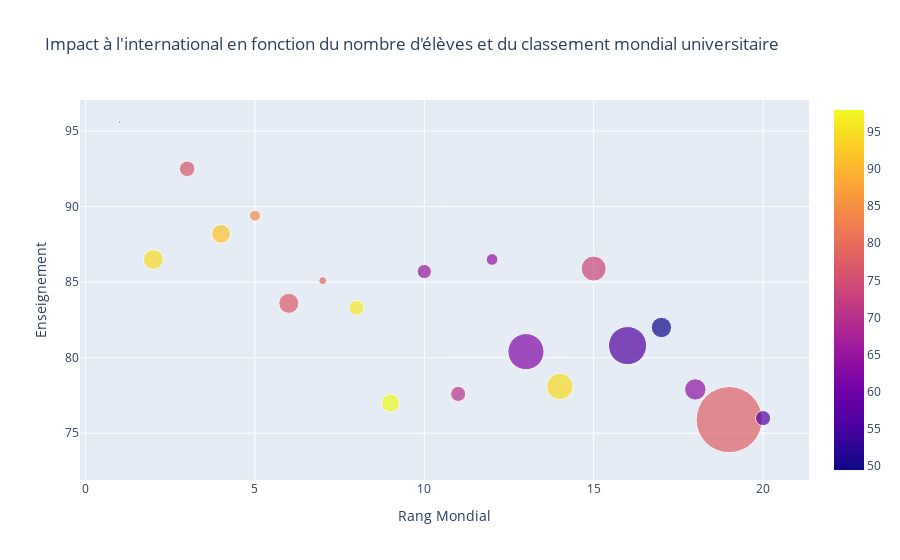

The cell this chart's notebook holds for it:
### Code cell
# Préparation des données
# Préparation des données
df2016 = timesData[timesData.year == 2016].iloc[:20,:]
num_students_size  = [float(each.replace(',', '.')) for each in df2016.num_students]
international_color = [float(each) for each in df2016.international]
data = [
    {
        'y': df2016.teaching,
        'x': df2016.world_rank,        
        'mode': 'markers',
        'marker': {
            'color': international_color,
            'size': num_students_size,
            'showscale': True 
        },
        "text" :  df2016.university_name       
    }
]


layout = dict(title = "Impact à l'international en fonction du nombre d'élèves et du classement mondial universitaire" ,
              xaxis = dict(title = 'Rang Mondial',ticklen = 5,zeroline = False),
              yaxis = dict(title = 'Enseignement',ticklen= 5,zeroline = False),
             )
            

fig = go.Figure(data = data, layout = layout)
iplot(fig)

### Figure 1 — Plotly figure (JSON) as saved in the notebook; plotly's stock layout.template omitted (floating-point values rounded to 4 significant figures)
{"data": [{"marker": {"color": [64, 94.4, 76.3, 91.5, 84, 77.2, 78.5, 96, 97.9, 65, 70, 64.3, 61.9, 94.4, 73.5, 56.4, 49.5, 63.9, 77.8, 56.5], "showscale": true, "size": [2.243, 19.92, 15.6, 18.81, 11.07, 20.15, 7.929, 15.06, 18.18, 14.22, 15.13, 11.75, 36.19, 26.61, 25.05, 38.21, 20.38, 21.42, 66.2, 15.17]}, "mode": "markers", "text": ["California Institute of Technology", "University of Oxford", "Stanford University", "University of Cambridge", "Massachusetts Institute of Technology", "Harvard University", "Princeton University", "Imperial College London", "ETH Zurich – Swiss Federal Institute of Technology Zurich", "University of Chicago", "Johns Hopkins University", "Yale University", "University of California, Berkeley", "University College London", "Columbia University", "University of California, Los Angeles", "University of Pennsylvania", "Cornell University", "University of Toronto", "Duke University"], "type": "scatter", "x": ["1", "2", "3", "4", "5", "6", "7", "8", "9", "10", "11", "12", "13", "14", "15", "16", "17", "18", "19", "20"], "y": [95.6, 86.5, 92.5, 88.2, 89.4, 83.6, 85.1, 83.3, 77, 85.7, 77.6, 86.5, 80.4, 78.1, 85.9, 80.8, 82, 77.9, 75.9, 76]}], "layout": {"title": {"text": "Impact à l'international en fonction du nombre d'élèves et du classement mondial universitaire"}, "xaxis": {"ticklen": 5, "title": {"text": "Rang Mondial"}, "zeroline": false}, "yaxis": {"ticklen": 5, "title": {"text": "Enseignement"}, "zeroline": false}}}
